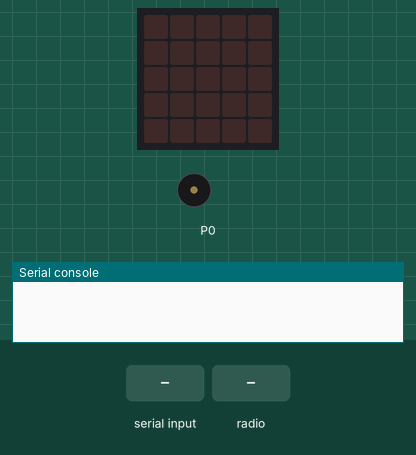
Bench run of a program on a simulated BBC micro:bit (MakeCode). Parts: the board's 5×5 LED display, buzzer (waves = sounding), the last lines printed to the serial console. Inputs (shaded band) come from the test bench. No radio messages arrive unless stated (any console line starting 'radio sent:' is added by the test bench).

Above: at 1.2 s.
1.3 s: "1" typed at the serial console, then Enter
At 2.2 s:
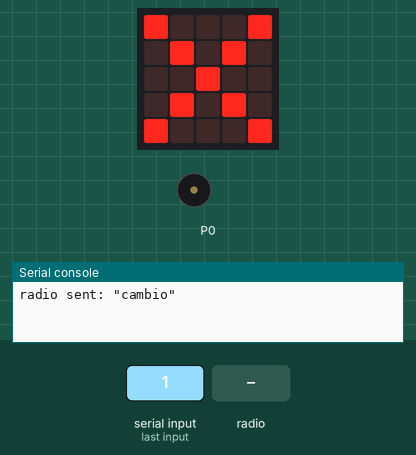
2.8 s: radio message "1" arrives
At 3.2 s:
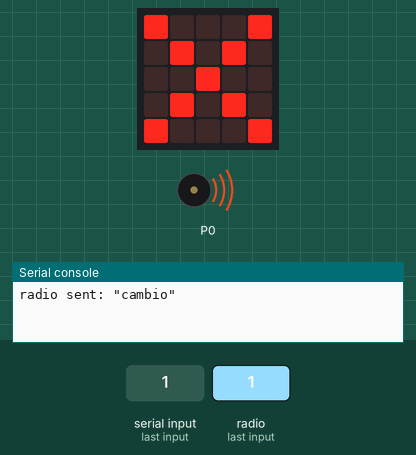
5.8 s: radio message "0" arrives
Timing chart, 0 to 12.4 s (numbered marks = the images above; inputs shaded):
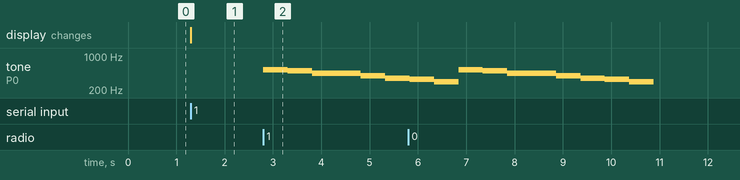

The program:

main.ts
```typescript
radio.onReceivedNumber(function (receivedNumber) {
    music.play(music.stringPlayable("C5 B A A G F E D ", 120), music.PlaybackMode.UntilDone)
})
serial.onDataReceived(serial.delimiters(Delimiters.NewLine), function () {
    clases = serial.readUntil(serial.delimiters(Delimiters.NewLine))
    if (clases == "\"Despierto\"") {
        basic.showIcon(IconNames.Happy)
    } else {
        basic.showIcon(IconNames.No)
        radio.sendString("\"cambio\"")
    }
})
let clases = ""
serial.redirectToUSB()
```

test.ts
```typescript
// aquí va el archivo "tests"; esto no se compilará cuando este paquete se utilice como una extensión.
```

Measured:
- after the input at 1.3 s, the display: changes at once (image 1)
- after the input at 2.8 s, tone on P0: plays 523 Hz for 0.51 s, 494 Hz for 0.51 s, 440 Hz for 1.0 s, 392 Hz for 0.51 s, 349 Hz for 0.47 s, starting at once
